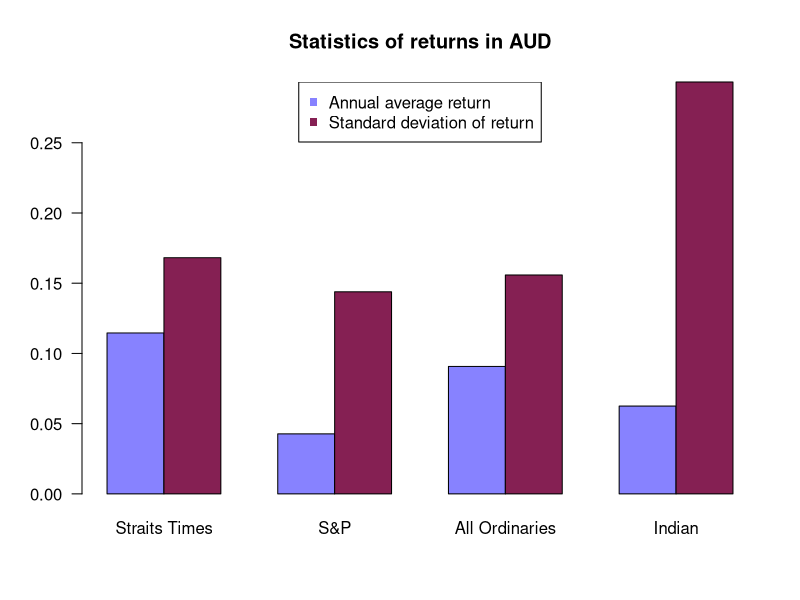

Reproduce this figure in R.
# read data from Monthly.csv file specially extracted
# from the Excel data spreadsheet
monthly <- read.table('Monthly.csv', header=TRUE, sep=',')

# convert Date column to Date object type
monthly$Date <- as.Date(as.character(monthly$Date), format='%d/%m/%y')

cc.return <- function(vals) {
  len <- length(vals)
  log(vals[2:len]/vals[1:(len-1)])
}

returns.stats <- function(vals, rates) {
  vals <- vals / rates
  cc.returns <- cc.return(vals)
  result <- c(12 * mean(cc.returns), sqrt(12) * sd(cc.returns))
  names(result) <- c("Annual average return", 
                     "Standard deviation of return")
  result
}

indices <- list(monthly$StraitsTimesAccum,
                monthly$S.PCOMP.RI.,
                monthly$AllOrdsAccum,
                monthly$INDIA.DS..Accum.)
rates <- list(monthly$AUD.SGD,
              monthly$AUD.USD,
              1,
              monthly$AUD.INR)
names <- c("Straits Times",
           "S&P",
           "All Ordinaries",
           "Indian")
names(indices) <- names
names(rates) <- names

stats <- mapply(returns.stats, indices, rates)
bar.cols <- c("#8782FF", "#852053")
barplot(stats, beside=TRUE, col=bar.cols,
        las=1)
legend("top", rownames(stats), col=bar.cols, pch=15)
title("Statistics of returns in AUD")

print(stats)